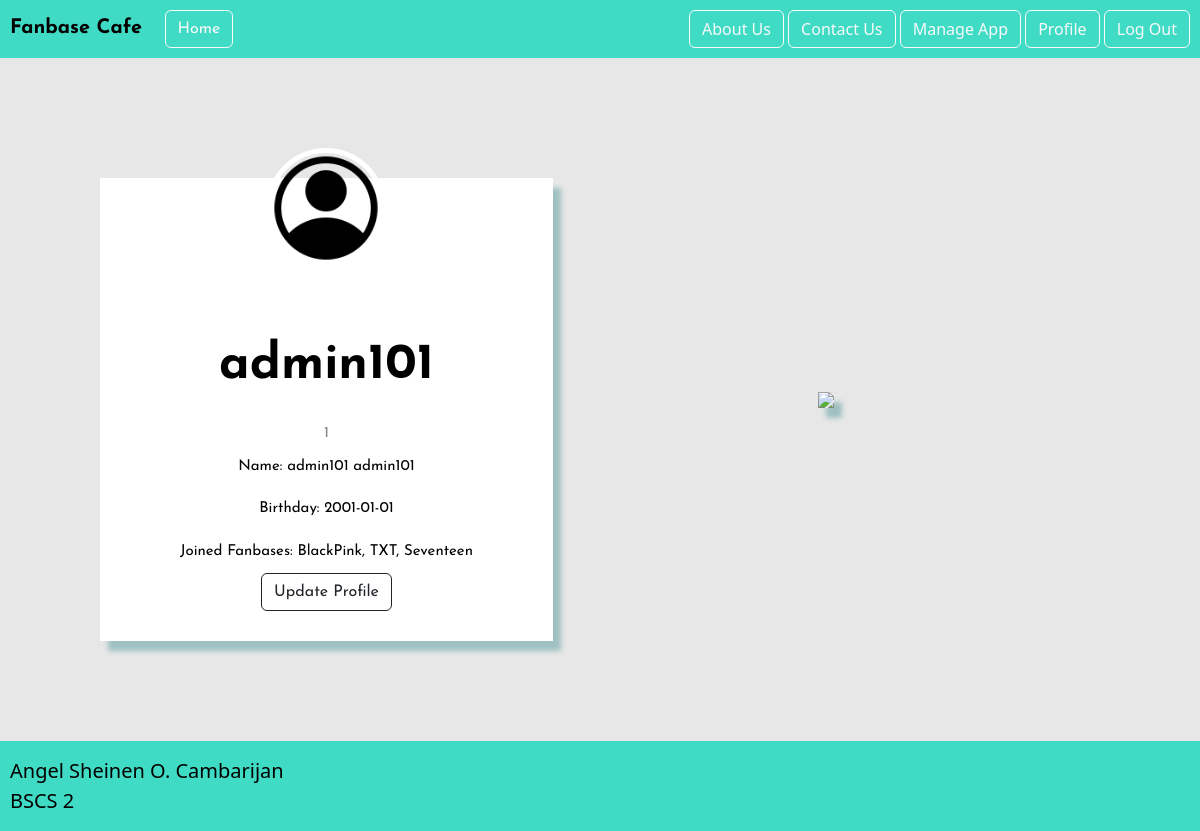
The page /profile.php (signed in) on the database as committed earlier.
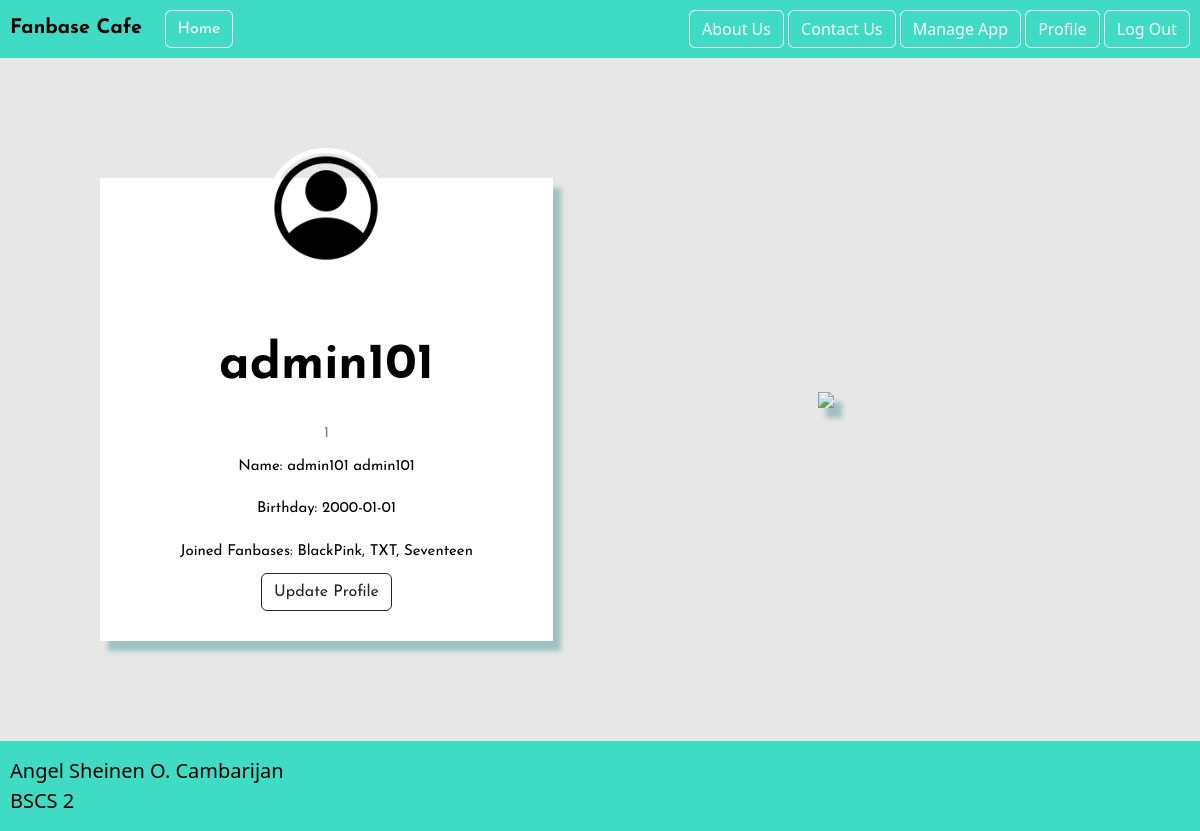
The same page on the database as committed later.
### tables this page shows
CREATE TABLE `tbluserprofile` (
  `user_id` int(6) NOT NULL,
  `firstname` varchar(30) NOT NULL,
  `lastname` varchar(30) NOT NULL,
  `birthdate` date NOT NULL
);

### includes/api.php (called while the page is built, shortened)
<?php
    if (isset($_SESSION["user"])){
        $current_user = json_decode($_SESSION["user"], true);
    }
?>

### profile.php (the view, shortened to what this page needs)
<?php
    include("includes/header.php");
    $sql = "SELECT * FROM tbluserprofile WHERE user_id = {$current_user['user_id']}";
    $result = $connection->query($sql);
    $userProf = mysqli_fetch_array($result);
?>
<div class="main-container" id="displayProfile" style="padding-top:100px; flex-direction:row;">
    <div class="white-container" style="flex-direction: column; justify-content: space-evenly;">
        <img src="images/account.png" class="card2-logo" style="height:120px; width: 120px;">
        <div class="flex-container">
            <div class="label" style="text-align:center"> <?php echo $current_user['username'] ?>
                <div class="text">
                    <div class="text" style="color:gray">
                        <?php echo $current_user['account_id'] ?>
                    </div>
                    <?php echo "Name: " .$userProf['firstname'] ?>
                    <?php echo $userProf['lastname'] ?>
                </div>
                <div class="text">
                    <?php echo "Birthday: " .$userProf['birthdate'] ?>
                </div>
                <div class="text">
                    Joined Fanbases: BlackPink, TXT, Seventeen
                </div>
                <button type="button" class="btn btn-outline-dark" id="btnUpdateProf">Update Profile</button>
            </div>
        </div>
    </div>
    <img src="images/profileBG.png" style="margin:auto;overflow:hidden;box-shadow: 8px 10px 5px #9fc0c1;">
</div>
<footer>
    <nav class="navbar">
        <a class="navbar-brand" href="#">
            Angel Sheinen O. Cambarijan
            <br>
            BSCS 2
        </a>
    </nav>
</footer>

Rows that differ between the two databases and show on the page:
changed tbluserprofile "admin101": birthdate "2001-01-01" → "2000-01-01"
